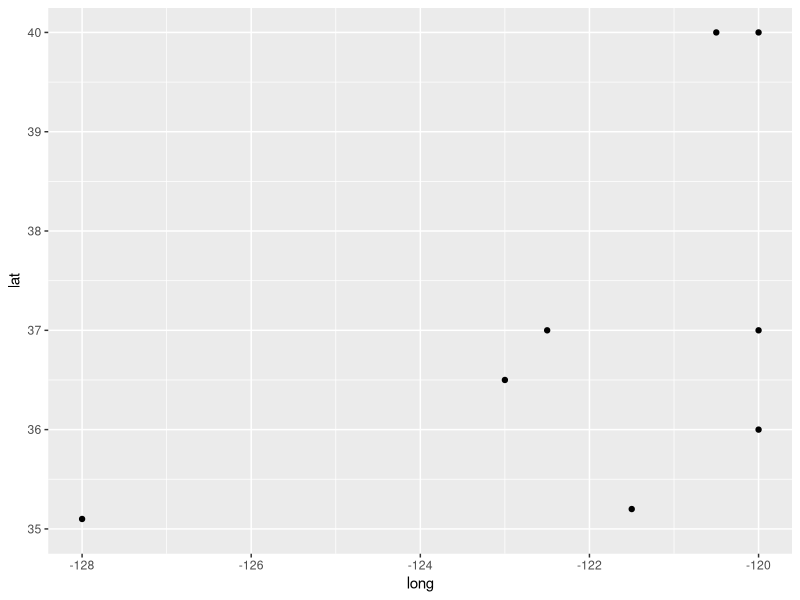
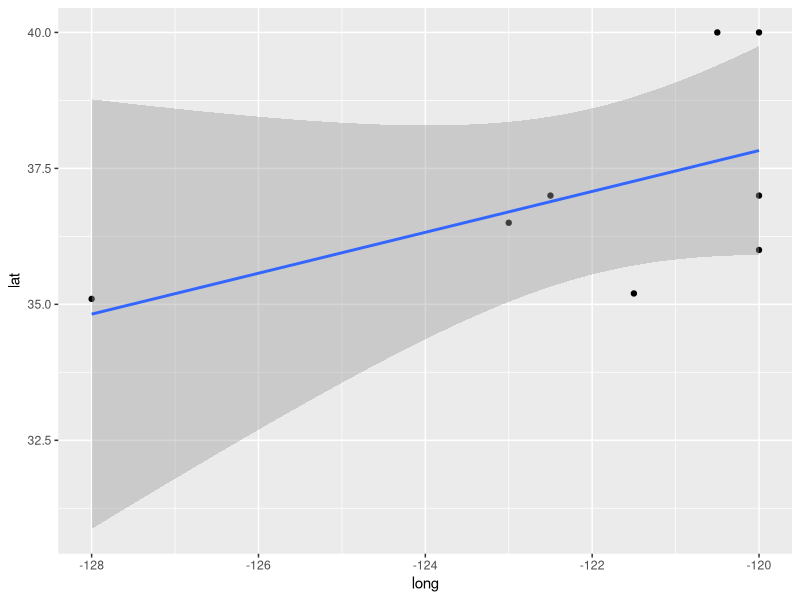
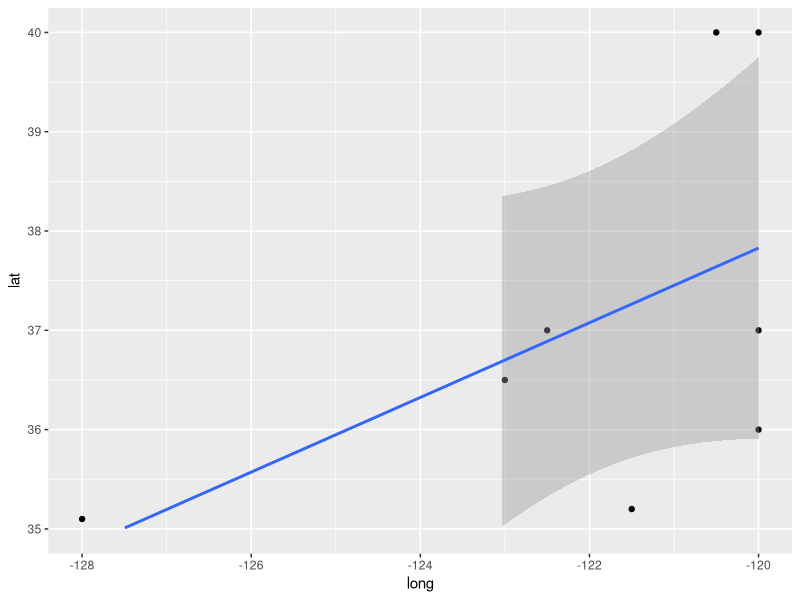
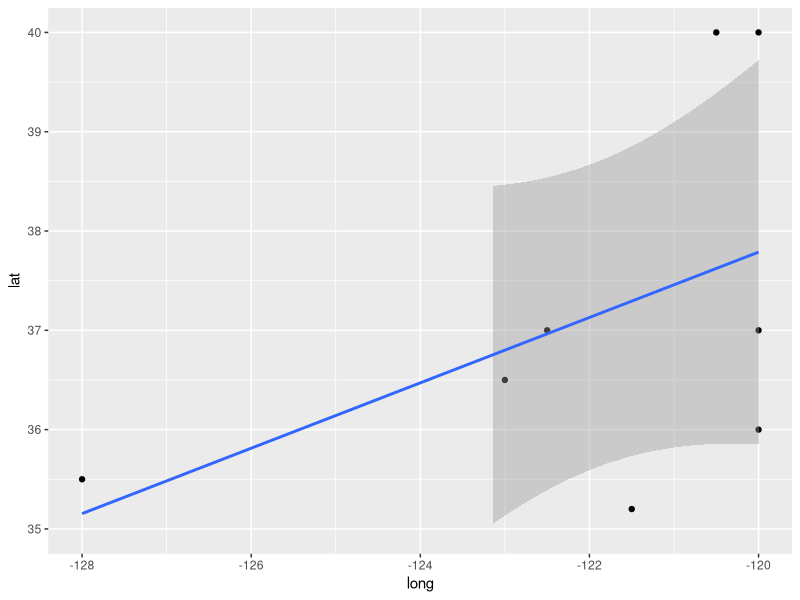

The R source for these figures, in order:
library(ggplot2)

# sample data
lat <- c(40.0,37, 35.2, 37.0, 36.0, 36.5, 40.0, 35.1)
long <- c(-120.5, -120, -121.5, -122.5, -120., -123.0, -120.0, -128.0)

# just scale layer, no warning
qplot( x = long, y = lat) +scale_y_continuous(limits= c(35,40))

# just smooth layer, no warning
qplot(x = long, y = lat) + stat_smooth(method = "lm")

#combined, returns a graph and a warning
qplot(x = long, y = lat) + stat_smooth(method = "lm") + scale_y_continuous(limits= c(35,40))

#changing the last value in lat to 35.5, and no warning
lat <- c(40.0,37, 35.2, 37.0, 36.0, 36.5, 40.0, 35.5)
qplot(x = long, y = lat) + stat_smooth(method = "lm") + scale_y_continuous(limits= c(35,40))
